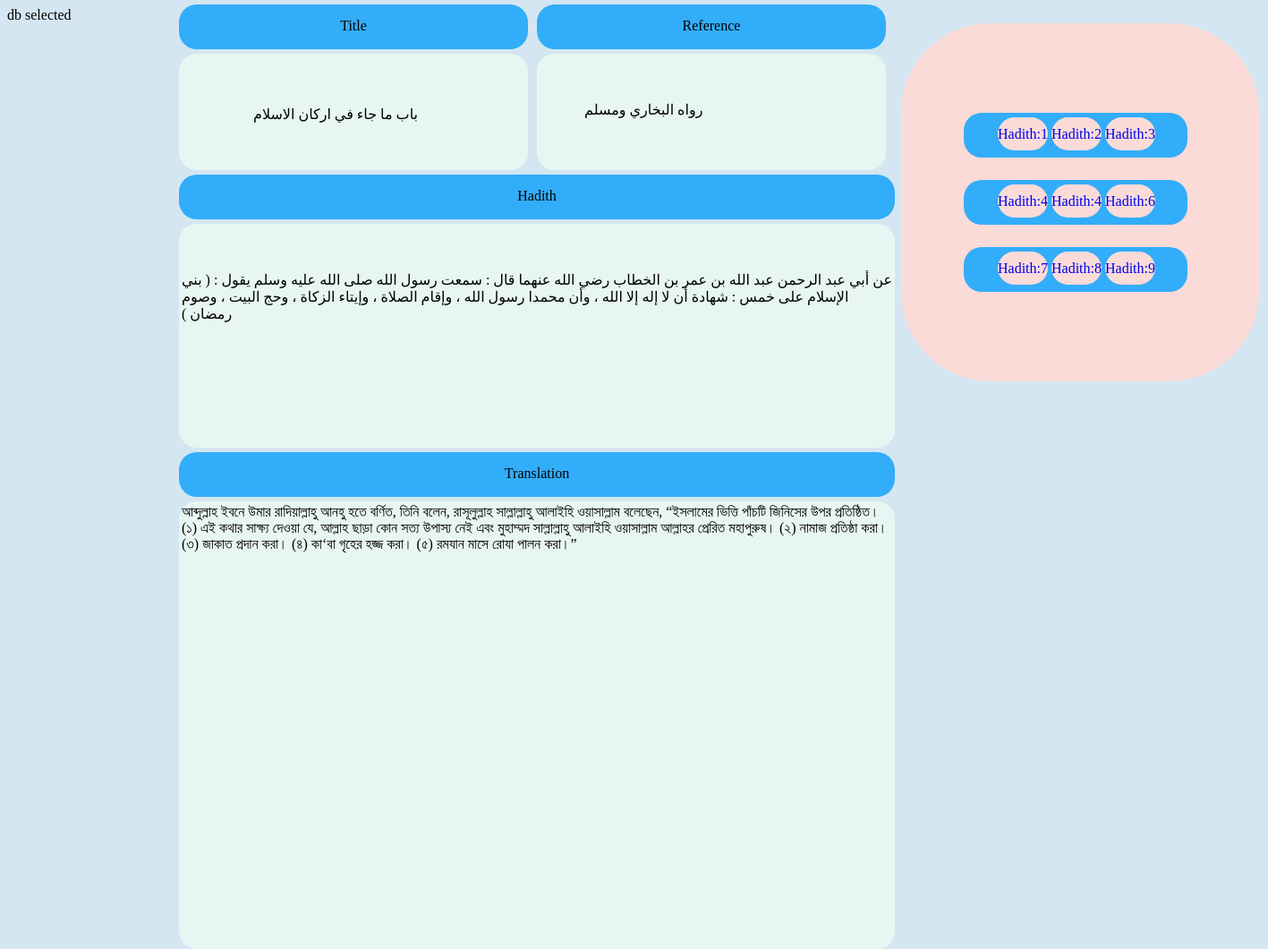
Screenshot of /hadith_3.php with the database file from the repository.
### tables this page shows
CREATE TABLE `tbl_hadith` (
  `id` int(2) NOT NULL,
  `title` varchar(50) NOT NULL,
  `hadith` varchar(5000) NOT NULL,
  `reference` varchar(50) NOT NULL,
  `translation` varchar(5000) NOT NULL
);

### db_con.php (called while the page is built, shortened)
<?php
$host_name='localhost';
$user_name='root';
$password='';
$db_name='hadith';
   $connection=mysqli_connect($host_name,$user_name,$password);
   if ($connection) {
   		$db_select=mysqli_select_db($connection,$db_name);
   }else{
   		die('database connection fail'.mysqli_error($connection));
   }
?>

### hadith_3.php (the view, shortened to what this page needs)
<?php
    function view_prayer_time(){
 		require'db_con.php';
 		$sql= 'SELECT * FROM tbl_hadith WHERE id = 6';
 		if (mysqli_query($connection,$sql)) {
 			$resource_id=mysqli_query($connection,$sql);
 			return $resource_id;
 		}else{
 			die('Query problem'.mysqli_error($connection));
 		}
 }
 $result=view_prayer_time();
 ?>
			<form action="" method="post">
<div class="photo">
	<table>
		<tr>
			<td>
								<div class="frame">
		<table>
			<tr>
				<td><a href="hadith_1.php" class="link"> Hadith:1</a></td>
				<td><a href="hadith_2.php" class="link"> Hadith:2</a></td>
				<td><a href="hadith_3.php" class="link"> Hadith:3</a></td>
			</tr>
		</table>
	</div>
<div class="frame2">
		<table>
			<tr>
				<td><a href="hadith_1.php" class="link2"> Hadith:4</a></td>
				<td><a href="hadith_2.php" class="link2"> Hadith:4</a></td>
				<td><a href="hadith_3.php" class="link2"> Hadith:6</a></td>
			</tr>
		</table>
	</div>
<div class="frame3">
		<table>
			<tr>
				<td><a href="hadith_1.php" class="link3"> Hadith:7</a></td>
				<td><a href="hadith_2.php" class="link3"> Hadith:8</a></td>
				<td><a href="hadith_3.php" class="link3"> Hadith:9</a></td>
			</tr>
		</table>
	</div>
			</td>
		</tr>
	</table>
</div>
		<div class="header3">
		</div>
			<div class="box_one">
				<table>
			<?php while ($view=mysqli_fetch_assoc($result)){?>
				<tr>
							<td><?php echo $view['title'];   ?></td>
			</tr>
		</table>
	</div>
	<div class="header2">
		</div>
	<div class="box_two">
		<table>
			<tr>
				<td><?php echo $view['hadith'];   ?></td>
			</tr>
		</table>
	</div>
	<div class="header1">
		</div>
	<div class="box_three">
		<table>
			<tr>
				<td><?php echo $view['reference']; ?></td>
			</tr>
		</table>
	</div>
		<div class="header">
		</div>
	<div class="box_four">
		<table>
			<tr>
				<td><?php echo $view['translation']; ?></td>
				<?php }?>
			</tr>
		</table>
	</div>
	</form>
  <!DOCTYPE html>
	<html>
		<head>
		<link rel="stylesheet" type="text/css" href="hdth.css">
		</head>
		<body>
		</body>
		</html>

### hdth.css (style rules this page uses)
body { background-color: #D4E6F1; width: 1000px; height: 1000px; }
.photo { width: 400px; height:400; border-radius: 100px; background-color:#FADBD8; font-size: 16px; position: relative; left: 999px; top: 0px; animation: emg; animation-duration: 200s; }
.link { width: 80px; height:25; text-decoration: none; border-radius: 20px; background-color:#FADBD8; padding: 10px 0px; font-size: 16px; cursor: pointer; position: relative; left: 35px; top: 12px }
.frame { width: 250px; height:50; border-radius: 20px; background-color: #32ADF9 ; position: absolute; //position: relative; left: 70px; top: 100px; text-align: center; font-size: 16px; cursor: pointer; }
.link2 { width: 80px; height:25; text-decoration: none; border-radius: 20px; background-color:#FADBD8; padding: 10px 0px; font-size: 16px; cursor: pointer; position: relative; left: 35px; top: 12px; }
.frame2 { width: 250px; height:50; border-radius: 20px; background-color: #32ADF9 ; position: absolute; //position: relative; left: 70px; top: 175px; text-align: center; font-size: 16px; cursor: pointer; }
.link3 { width: 80px; height:25; text-decoration: none; border-radius: 20px; background-color:#FADBD8; padding: 10px 0px; font-size: 16px; cursor: pointer; position: relative; left: 35px; top: 12px; }
.frame3 { width: 250px; height:50; border-radius: 20px; background-color: #32ADF9 ; position: absolute; //position: relative; left: 70px; top: 250px; text-align: center; font-size: 16px; cursor: pointer; }
.header3 { width: 390px; height:20; border-radius: 20px; background-color: #32ADF9 ; position: absolute; //position: relative; left: 200px; top: 5px; padding: 15px 0px; text-align: center; //display: inline-block; font-size: 16px; cursor: pointer; text-decoration: none; }
.box_one { width: 230px; height:20; border-radius: 20px; background-color: #E8F6F3 ; position: absolute; //position: relative; left: 200px; top: 60px; padding: 55px 80px; text-align: center; //display: inline-block; font-size: 16px; cursor: pointer; text-decoration: none; }
.header2 { width: 800px; height:20; border-radius: 20px; background-color: #32ADF9 ; position: absolute; //position: relative; left: 200px; top: 195px; padding: 15px 0px; text-align: center; //display: inline-block; font-size: 16px; cursor: pointer; text-decoration: none; }
.box_two { width: 800px; height: 150px; background-color: #E8F6F3 ; border-radius: 20px; position: absolute; //position: relative; left: 200px; top: 250px; text=align:center; padding: 50px 0px; font-size: 16px; cursor: pointer; text-decoration: none; }
.header1 { width: 390px; height:20; border-radius: 20px; background-color: #32ADF9 ; position: absolute; //position: relative; left: 600px; top: 5px; padding: 15px 0px; text-align: center; //display: inline-block; font-size: 16px; cursor: pointer; text-decoration: none; }
.box_three { width: 290px; height: 30px; background-color: #E8F6F3 ; border-radius: 20px; position: absolute; //position: relative; left: 600px; top: 60px; text=align:center; padding: 50px 50px; font-size: 16px; cursor: pointer; text-decoration: none; }
.header { width: 800px; height:20; border-radius: 20px; background-color: #32ADF9 ; position: absolute; //position: relative; left: 200px; top:505px; padding: 15px 0px; text-align: center; //display: inline-block; font-size: 16px; cursor: pointer; text-decoration: none; }
.box_four { width: 800px; height: 500px; background-color: #E8F6F3 ; border-radius: 20px; position: absolute; //position: relative; left: 200px; top: 560px; animation: cycle; animation-duration: 20s; }

### rows the page displays
tbl_hadith: title "باب ما جاء في اركان الاسلام", hadith "عن أبي عبد الرحمن عبد الله بن عمر بن الخطاب رضي الله عنهما قال : سمعت رسول الله صلى الله عليه وسلم يقول : ( بني الإسلام على خمس : شهادة أن لا إله إلا الله ، وأن محمدا رسول الله ، وإقام الصلاة ، وإيتاء الزكاة ، وحج البيت ، وصوم رمضان )", reference "رواه البخاري ومسلم", translation "আব্দুল্লাহ ইবনে উমার রাদিয়াল্লাহু আনহু হতে বর্ণিত, তিনি বলেন, রাসূলুল্লাহ সাল্লাল্লাহু আলাইহি ওয়াসাল্লাম বলেছেন, “ইসলামের ভিত্তি পাঁচটি জিনিসের উপর প্রতিষ্ঠিত। (১) এই কথার সাক্ষ্য দেওয়া যে, আল্লাহ ছাড়া কোন সত্য উপাস্য নেই এবং মুহাম্মদ সাল্লাল্লাহু আলাইহি ওয়াসাল্লাম আল্লাহর প্রেরিত মহাপুরুষ। (২) নামাজ প্রতিষ্ঠা করা। (৩) জাকাত প্রদান করা। (৪) কা‘বা গৃহের হজ্জ করা। (৫) রমযান মাসে রোযা পালন করা।”"
